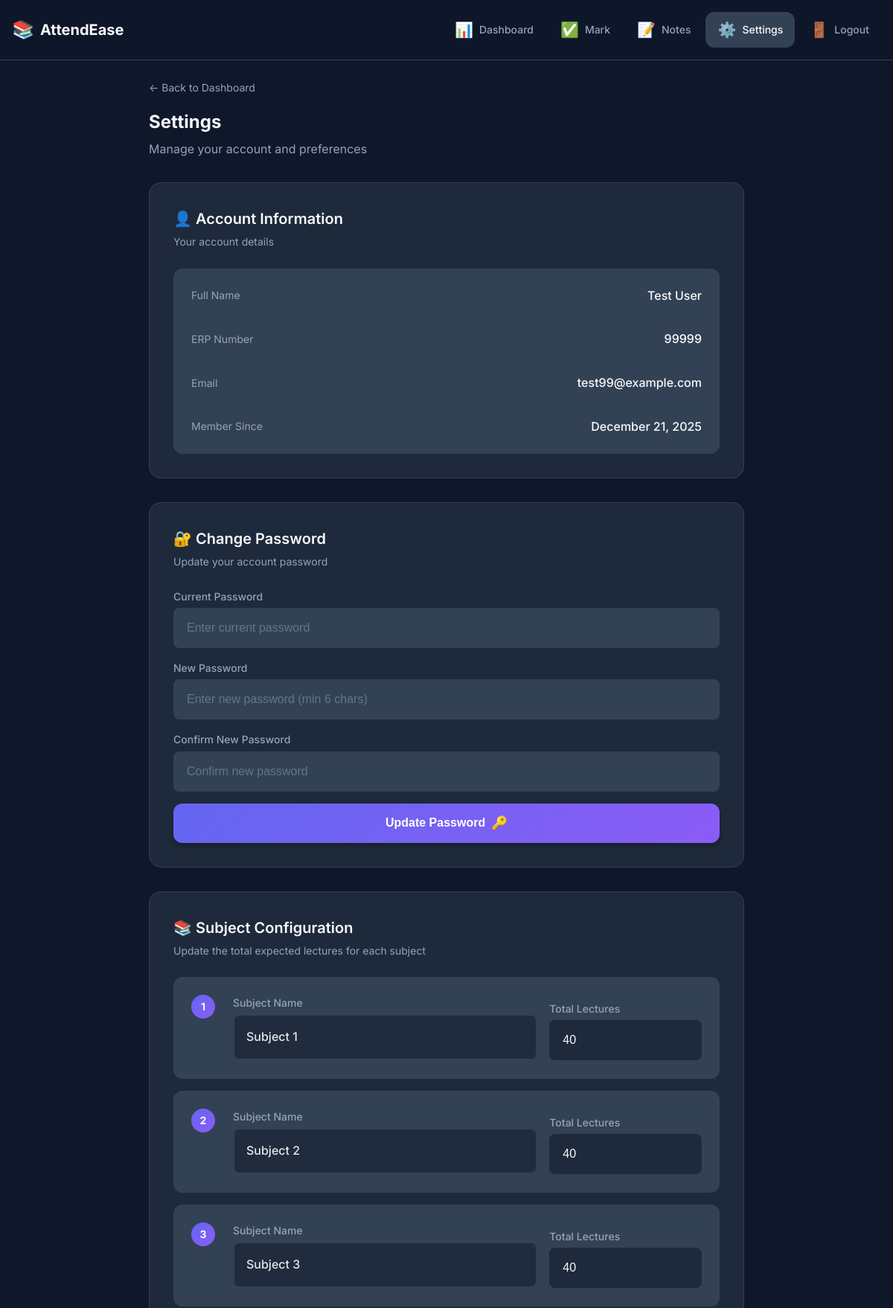
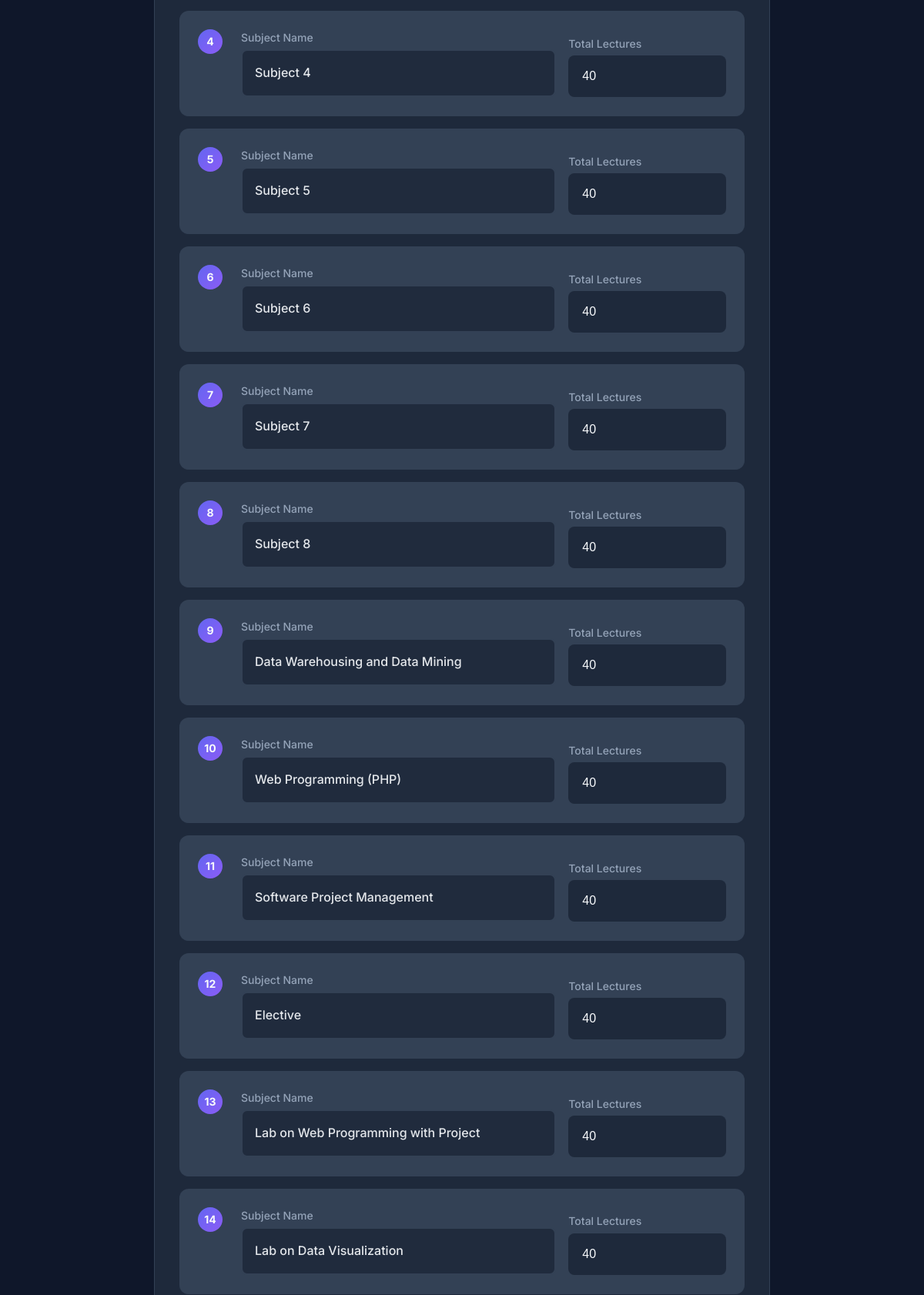
The page /settings (signed in, upper part) on the database its author committed (2 pictures, top to bottom).
### models.py (models this page shows, shortened)
class User(UserMixin, db.Model):
    __tablename__ = 'users'
    id = db.Column(db.Integer, primary_key=True)
    name = db.Column(db.String(100), nullable=False)  # User's full name
    username = db.Column(db.String(80), unique=True, nullable=False)  # ERP number
    email = db.Column(db.String(120), unique=True, nullable=False)
    password_hash = db.Column(db.String(256), nullable=False)
    created_at = db.Column(db.DateTime, default=datetime.utcnow)
    reset_token = db.Column(db.String(6), nullable=True)
    reset_token_expires = db.Column(db.DateTime, nullable=True)
    attendance_records = db.relationship('Attendance', backref='user', lazy='dynamic')

class Subject(db.Model):
    __tablename__ = 'subjects'
    id = db.Column(db.Integer, primary_key=True)
    name = db.Column(db.String(100), nullable=False)
    total_lectures = db.Column(db.Integer, default=40)
    attendance_records = db.relationship('Attendance', backref='subject', lazy='dynamic')

### app.py (the view, shortened to what this page needs)
@app.route('/settings', methods=['GET', 'POST'])
@login_required
def settings():
    subjects = Subject.query.all()
    return render_template('settings.html', subjects=subjects)

### app.py (called while the page is built)
@login_manager.user_loader
def load_user(user_id):
    return User.query.get(int(user_id))

### templates/settings.html (shortened to what this page needs)
{% extends 'base.html' %}
{% block content %}
<div class="settings-page">
    <header class="page-header">
        <a href="{{ url_for('dashboard') }}" class="back-link">← Back to Dashboard</a>
        <h1>Settings</h1>
        <p>Manage your account and preferences</p>
    </header>
    <section class="settings-section">
        <h2>👤 Account Information</h2>
        <p class="section-desc">Your account details</p>
        <div class="account-info-card">
            <div class="info-row">
                <span class="info-label">Full Name</span>
                <span class="info-value">{{ current_user.name }}</span>
            </div>
            <div class="info-row">
                <span class="info-label">ERP Number</span>
                <span class="info-value">{{ current_user.username }}</span>
            </div>
            <div class="info-row">
                <span class="info-label">Email</span>
                <span class="info-value">{{ current_user.email }}</span>
            </div>
            <div class="info-row">
                <span class="info-label">Member Since</span>
                <span class="info-value">{{ current_user.created_at.strftime('%B %d, %Y') }}</span>
            </div>
        </div>
    </section>
    <section class="settings-section">
        <h2>🔐 Change Password</h2>
        <p class="section-desc">Update your account password</p>
        <form method="POST" class="password-change-form">
            <div class="form-group">
                <label for="current_password">Current Password</label>
                <div class="input-wrapper-settings">
                    <input type="password" id="current_password" name="current_password"
                        placeholder="Enter current password" required minlength="6">
                </div>
            </div>
            <div class="form-group">
                <label for="new_password">New Password</label>
                <div class="input-wrapper-settings">
                    <input type="password" id="new_password" name="new_password"
                        placeholder="Enter new password (min 6 chars)" required minlength="6">
                </div>
            </div>
            <div class="form-group">
                <label for="confirm_new_password">Confirm New Password</label>
                <div class="input-wrapper-settings">
                    <input type="password" id="confirm_new_password" name="confirm_new_password"
                        placeholder="Confirm new password" required minlength="6">
                </div>
            </div>
            <button type="submit" class="btn btn-primary">
                <span>Update Password</span>
                <span class="btn-icon">🔑</span>
            </button>
        </form>
    </section>
    <form method="POST" class="settings-form">
        <section class="settings-section">
            <h2>📚 Subject Configuration</h2>
            <p class="section-desc">Update the total expected lectures for each subject</p>
            <div class="subjects-settings">
                {% for subject in subjects %}
                <div class="subject-setting-item">
                    <div class="setting-number">{{ loop.index }}</div>
                    <div class="setting-fields">
                        <div class="form-group">
                            <label>Subject Name</label>
                            <div class="subject-name-display">{{ subject.name }}</div>
                        </div>
                        <div class="form-group">
                            <label for="lectures_{{ subject.id }}">Total Lectures</label>
                            <input type="number" id="lectures_{{ subject.id }}" name="lectures_{{ subject.id }}"
                                value="{{ subject.total_lectures }}" min="1" max="200" required>
                        </div>
                    </div>
                </div>
                {% endfor %}
            </div>
        </section>
    </form>
</div>
{% endblock %}

### rows shown on the page
User: name "Test User", username "99999", email "test99@example.com", created_at "December 21, 2025"
Subject: name "Subject 1", total_lectures "40"
Subject: name "Subject 2", total_lectures "40"
Subject: name "Subject 3", total_lectures "40"
Subject: name "Subject 4", total_lectures "40"
Subject: name "Subject 5", total_lectures "40"
Subject: name "Subject 6", total_lectures "40"
Subject: name "Subject 7", total_lectures "40"
Subject: name "Subject 8", total_lectures "40"
Subject: name "Data Warehousing and Data Mining", total_lectures "40"
Subject: name "Web Programming (PHP)", total_lectures "40"
Subject: name "Software Project Management", total_lectures "40"
Subject: name "Elective", total_lectures "40"
Subject: name "Lab on Web Programming with Project", total_lectures "40"
Subject: name "Lab on Data Visualization", total_lectures "40"
